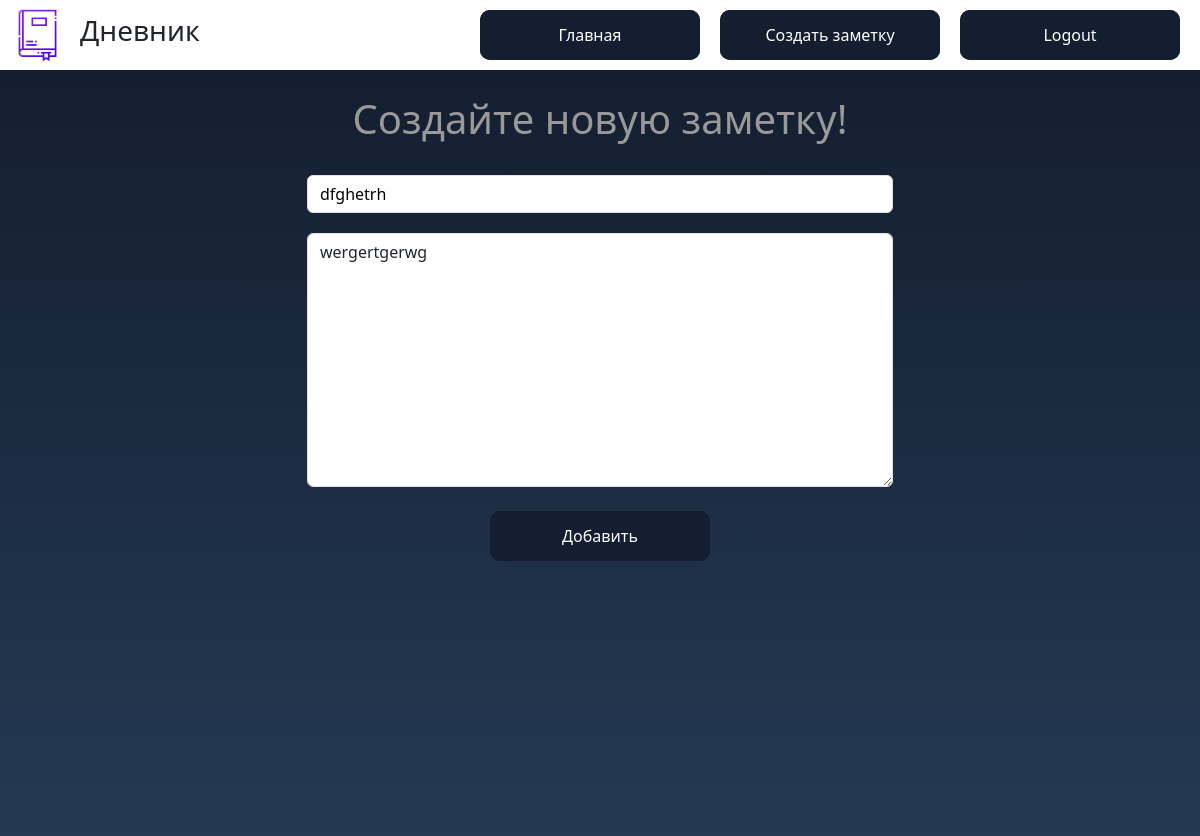
The app's page /1/update, older data.
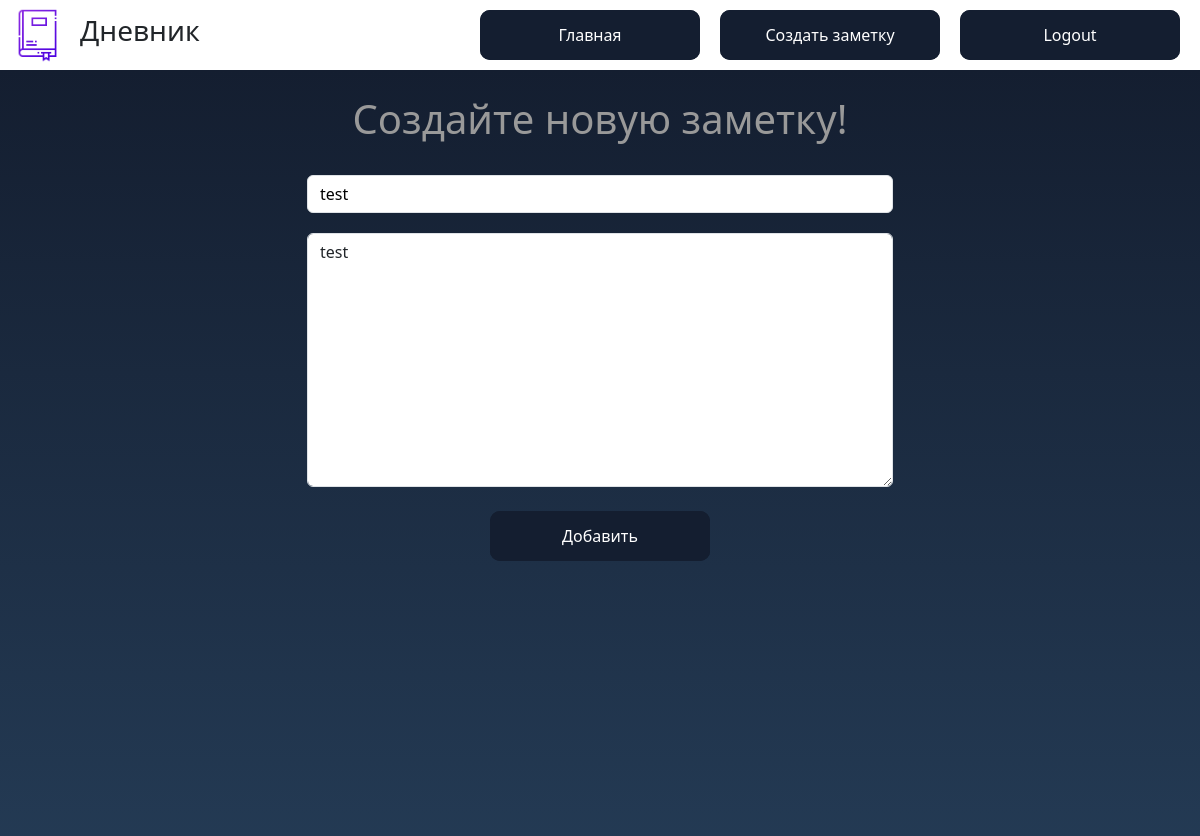
The same page, newer data.
### main/models.py (models this page shows, shortened)
class Task(models.Model):
    author = models.ForeignKey(User ,on_delete=models.CASCADE)
    title = models.CharField('Название', max_length=50)
    task = models.TextField('Описание')
    date = models.DateTimeField('Дата Заметки')
    class Meta:
        verbose_name = 'Задача'
        verbose_name_plural = 'Задачи'

### main/views.py (the view)
# urls.py: path('<int:pk>/update', views.NoteUpdateView.as_view(), name='note-update'),
class NoteUpdateView(UpdateView):
    model = Task
    template_name = 'main/create.html'
    fields = ['title', 'task']

### main/templates/main/create.html (shortened to what this page needs)
{% extends 'main/base.html' %}
{% block content %}
    <link href="//cdn.bootcss.com/bootstrap-datetimepicker/4.17.44/css/bootstrap-datetimepicker.min.css" rel="stylesheet">
    <section class="body-create">
        <h1 class="heading-create">Создайте новую заметку!</h1>
        <form class="form-area" method="post">
            <div class="title-date-cover">
                {{ form.title }}
            </div>
            {{ form.task }}<br>
            <button type="submit" class="glow-on-hover">Добавить</button>
        </form>
    </section>
{% endblock %}

Row changes from the older to the newer data that the page shows:
changed Task: title "dfghetrh" → "test"; task "wergertgerwg" → "test"
